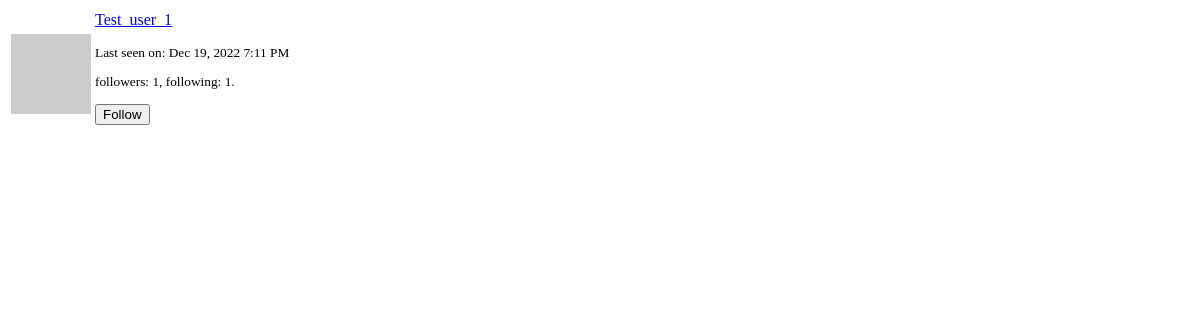
The app's page /user/Test_user_1/popup (signed in), older data.
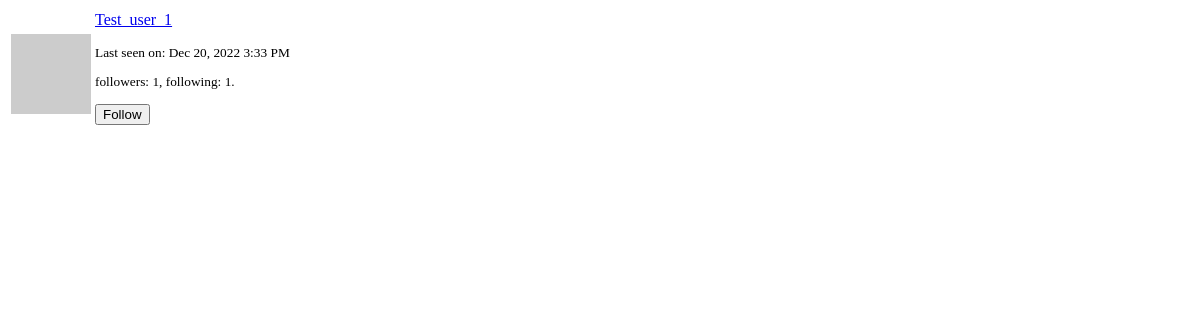
The same page, newer data.
### app/models.py (models this page shows, shortened)
class User(UserMixin, db.Model):
    id = db.Column(db.Integer, primary_key = True)
    username = db.Column(db.String(64), index = True, unique = True)
    email = db.Column(db.String(120), index = True, unique = True)
    password_hash = db.Column(db.String(128))
    posts = db.relationship('Post', backref = 'author', lazy = 'dynamic')
    about_me = db.Column(db.String(140))
    last_seen = db.Column(db.DateTime, default = datetime.utcnow)
    followed = db.relationship('User',
                               secondary = followers,
                               primaryjoin = (followers.c.follower_id == id),
                               secondaryjoin = (followers.c.followed_id == id),
                               backref = db.backref('followers', lazy = 'dynamic'),
                               lazy = 'dynamic')
    def avatar(self, size):
        digest = md5(self.email.lower().encode('utf-8')).hexdigest()
        return 'https://www.gravatar.com/avatar/{}?d=robohash&s={}'.format(digest, size)
    def is_following(self, user):
        return self.followed.filter(followers.c.followed_id == user.id).count() > 0

### app/routes.py (the view)
@app.route('/user/<username>/popup')
@login_required
def user_popup(username):
    user = User.query.filter_by(username = username).first_or_404()
    form = EmptyForm()
    return render_template('user_popup.html', user = user, form = form)

### app/forms.py
class SearchForm(FlaskForm):
    q = StringField(_babel('Search'), validators = [DataRequired()])
    def __init__(self, *args, **kwargs):
        if 'formdata' not in kwargs:
            kwargs['formdata'] = request.args
        if 'csrf_enabled' not in kwargs:
            kwargs['csrf_enabled'] = False
        super(SearchForm, self).__init__(*args, **kwargs)

class EmptyForm(FlaskForm):
    submit = SubmitField('Submit')

### app/models.py (called while the page is built)
@login.user_loader
def load_user(id):
    return User.query.get(int(id))

    @classmethod
    def before_commit(cls, session):
        session._changes = {
            'add': list(session.new),
            'update': list(session.dirty),
            'delete': list(session.deleted)
        }

### app/routes.py (called while the page is built)
@app.before_request
def before_request():
    if current_user.is_authenticated:
        current_user.last_seen = datetime.utcnow()
        db.session.commit()
        g.search_form = SearchForm()
    g.locale = str(get_locale())

### app/templates/user_popup.html (shortened to what this page needs)
<table class="table">
    <tr>
        <td width="64px" style="border: 0px;">
            <img src="{{ user.avatar(48) }}">
        </td>
        <td style="border: 0px;">
            <p>
                <a href="{{ url_for('user', username = user.username) }}">
                    {{ user.username }}
                </a>
            </p>
            <small>
                {% if user.last_seen %}
                <p>{{ _('Last seen on') }}: {{ moment(user.last_seen).format('lll') }}</p>
                {% endif %}
                <p>
                    {{ _('followers') }}: {{ user.followers.count() }},
                    {{ _('following') }}: {{ user.followed.count() }}.
                </p>
                {% if user != current_user %}
                    {% if not current_user.is_following(user) %}
                        <form action="{{ url_for('follow', username = user.username) }}" method="post">
                            {{ form.submit(value = _('Follow'), class_ = 'btn btn-default') }}
                        </form>
                    {% else %}
                        <form action="{{ url_for('unfollow', username = user.username) }}" method="post">
                            {{ form.hidden_tag() }}
                            {{ form.submit(value = _('Unfollow'), class_ = 'btn btn-default') }}
                        </form>
                    {% endif %}
                {% endif %}
            </small>
        </td>
    </tr>
</table>

Row changes from the older to the newer data that the page shows:
changed User "Test_user_1": last_seen "Dec 19, 2022 7:11 PM" → "Dec 20, 2022 3:33 PM"
